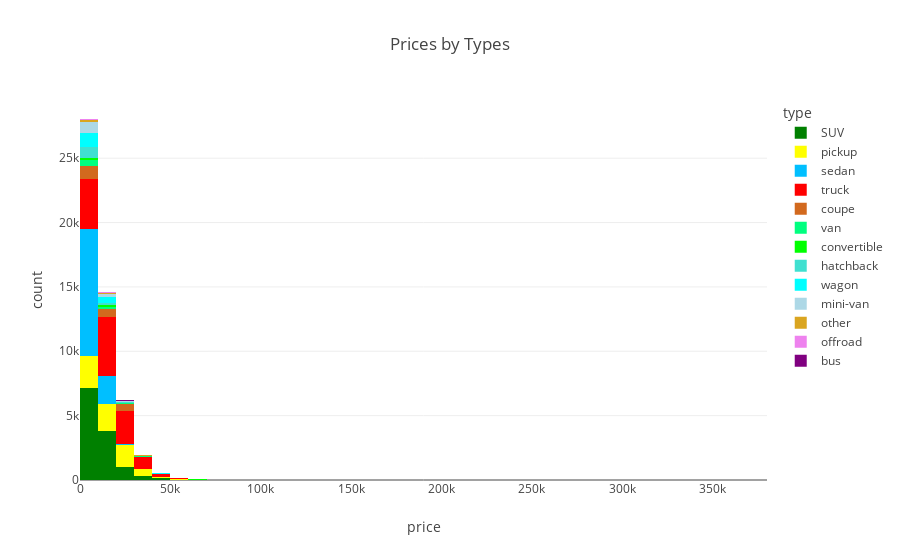

Notebook source saved alongside this figure:
### Code cell
# Creating a histogram with plotly.express to analyze the price by car types.
fig1 = px.histogram(df, x='price', color='type', nbins=40, title='Prices by Types',
                   color_discrete_map={'SUV': 'green', 'truck': 'red', 'sedan': 'deepskyblue', 'pickup': 'yellow', 'coupe': 'chocolate', 
                                      'wagon': 'cyan', 'mini-van': 'lightblue', 'hatchback': 'turquoise', 'van': 'springgreen', 
                                      'convertible': 'lime', 'other': 'goldenrod', 'offroad': 'violet', 'bus': 'purple'})
fig1.show()

### Figure 1 — Plotly figure (JSON) as saved in the notebook; plotly's stock layout.template omitted (floating-point values rounded to 4 significant figures; data arrays with more than 128 entries replaced by an {"elided": "..."} marker saying what was removed)
{"data": [{"alignmentgroup": "True", "bingroup": "x", "hovertemplate": "type=SUV<br>price=%{x}<br>count=%{y}<extra></extra>", "legendgroup": "SUV", "marker": {"color": "green", "pattern": {"shape": ""}}, "name": "SUV", "nbinsx": 40, "offsetgroup": "SUV", "orientation": "v", "showlegend": true, "type": "histogram", "x": {"elided": "12405 int values"}, "xaxis": "x", "yaxis": "y"}, {"alignmentgroup": "True", "bingroup": "x", "hovertemplate": "type=pickup<br>price=%{x}<br>count=%{y}<extra></extra>", "legendgroup": "pickup", "marker": {"color": "yellow", "pattern": {"shape": ""}}, "name": "pickup", "nbinsx": 40, "offsetgroup": "pickup", "orientation": "v", "showlegend": true, "type": "histogram", "x": {"elided": "6988 int values"}, "xaxis": "x", "yaxis": "y"}, {"alignmentgroup": "True", "bingroup": "x", "hovertemplate": "type=sedan<br>price=%{x}<br>count=%{y}<extra></extra>", "legendgroup": "sedan", "marker": {"color": "deepskyblue", "pattern": {"shape": ""}}, "name": "sedan", "nbinsx": 40, "offsetgroup": "sedan", "orientation": "v", "showlegend": true, "type": "histogram", "x": {"elided": "12154 int values"}, "xaxis": "x", "yaxis": "y"}, {"alignmentgroup": "True", "bingroup": "x", "hovertemplate": "type=truck<br>price=%{x}<br>count=%{y}<extra></extra>", "legendgroup": "truck", "marker": {"color": "red", "pattern": {"shape": ""}}, "name": "truck", "nbinsx": 40, "offsetgroup": "truck", "orientation": "v", "showlegend": true, "type": "histogram", "x": {"elided": "12353 int values"}, "xaxis": "x", "yaxis": "y"}, {"alignmentgroup": "True", "bingroup": "x", "hovertemplate": "type=coupe<br>price=%{x}<br>count=%{y}<extra></extra>", "legendgroup": "coupe", "marker": {"color": "chocolate", "pattern": {"shape": ""}}, "name": "coupe", "nbinsx": 40, "offsetgroup": "coupe", "orientation": "v", "showlegend": true, "type": "histogram", "x": {"elided": "2303 int values"}, "xaxis": "x", "yaxis": "y"}, {"alignmentgroup": "True", "bingroup": "x", "hovertemplate": "type=van<br>price=%{x}<br>count=%{y}<extra></extra>", "legendgroup": "van", "marker": {"color": "springgreen", "pattern": {"shape": ""}}, "name": "van", "nbinsx": 40, "offsetgroup": "van", "orientation": "v", "showlegend": true, "type": "histogram", "x": {"elided": "633 int values"}, "xaxis": "x", "yaxis": "y"}, {"alignmentgroup": "True", "bingroup": "x", "hovertemplate": "type=convertible<br>price=%{x}<br>count=%{y}<extra></extra>", "legendgroup": "convertible", "marker": {"color": "lime", "pattern": {"shape": ""}}, "name": "convertible", "nbinsx": 40, "offsetgroup": "convertible", "orientation": "v", "showlegend": true, "type": "histogram", "x": {"elided": "446 int values"}, "xaxis": "x", "yaxis": "y"}, {"alignmentgroup": "True", "bingroup": "x", "hovertemplate": "type=hatchback<br>price=%{x}<br>count=%{y}<extra></extra>", "legendgroup": "hatchback", "marker": {"color": "turquoise", "pattern": {"shape": ""}}, "name": "hatchback", "nbinsx": 40, "offsetgroup": "hatchback", "orientation": "v", "showlegend": true, "type": "histogram", "x": {"elided": "1047 int values"}, "xaxis": "x", "yaxis": "y"}, {"alignmentgroup": "True", "bingroup": "x", "hovertemplate": "type=wagon<br>price=%{x}<br>count=%{y}<extra></extra>", "legendgroup": "wagon", "marker": {"color": "cyan", "pattern": {"shape": ""}}, "name": "wagon", "nbinsx": 40, "offsetgroup": "wagon", "orientation": "v", "showlegend": true, "type": "histogram", "x": {"elided": "1541 int values"}, "xaxis": "x", "yaxis": "y"}, {"alignmentgroup": "True", "bingroup": "x", "hovertemplate": "type=mini-van<br>price=%{x}<br>count=%{y}<extra></extra>", "legendgroup": "mini-van", "marker": {"color": "lightblue", "pattern": {"shape": ""}}, "name": "mini-van", "nbinsx": 40, "offsetgroup": "mini-van", "orientation": "v", "showlegend": true, "type": "histogram", "x": {"elided": "1161 int values"}, "xaxis": "x", "yaxis": "y"}, {"alignmentgroup": "True", "bingroup": "x", "hovertemplate": "type=other<br>price=%{x}<br>count=%{y}<extra></extra>", "legendgroup": "other", "marker": {"color": "goldenrod", "pattern": {"shape": ""}}, "name": "other", "nbinsx": 40, "offsetgroup": "other", "orientation": "v", "showlegend": true, "type": "histogram", "x": {"elided": "256 int values"}, "xaxis": "x", "yaxis": "y"}, {"alignmentgroup": "True", "bingroup": "x", "hovertemplate": "type=offroad<br>price=%{x}<br>count=%{y}<extra></extra>", "legendgroup": "offroad", "marker": {"color": "violet", "pattern": {"shape": ""}}, "name": "offroad", "nbinsx": 40, "offsetgroup": "offroad", "orientation": "v", "showlegend": true, "type": "histogram", "x": {"elided": "214 int values"}, "xaxis": "x", "yaxis": "y"}, {"alignmentgroup": "True", "bingroup": "x", "hovertemplate": "type=bus<br>price=%{x}<br>count=%{y}<extra></extra>", "legendgroup": "bus", "marker": {"color": "purple", "pattern": {"shape": ""}}, "name": "bus", "nbinsx": 40, "offsetgroup": "bus", "orientation": "v", "showlegend": true, "type": "histogram", "x": [10500, 28990, 10500, 4995, 28990, 28990, 4995, 28990, 28990, 28990, 4995, 28990, 4995, 28990, 6997, 7900, 7500, 4995, 10000, 6997, 6997, 28990, 28990, 28990], "xaxis": "x", "yaxis": "y"}], "layout": {"barmode": "relative", "legend": {"title": {"text": "type"}, "tracegroupgap": 0}, "title": {"text": "Prices by Types"}, "xaxis": {"anchor": "y", "domain": [0, 1], "title": {"text": "price"}}, "yaxis": {"anchor": "x", "domain": [0, 1], "title": {"text": "count"}}}}
